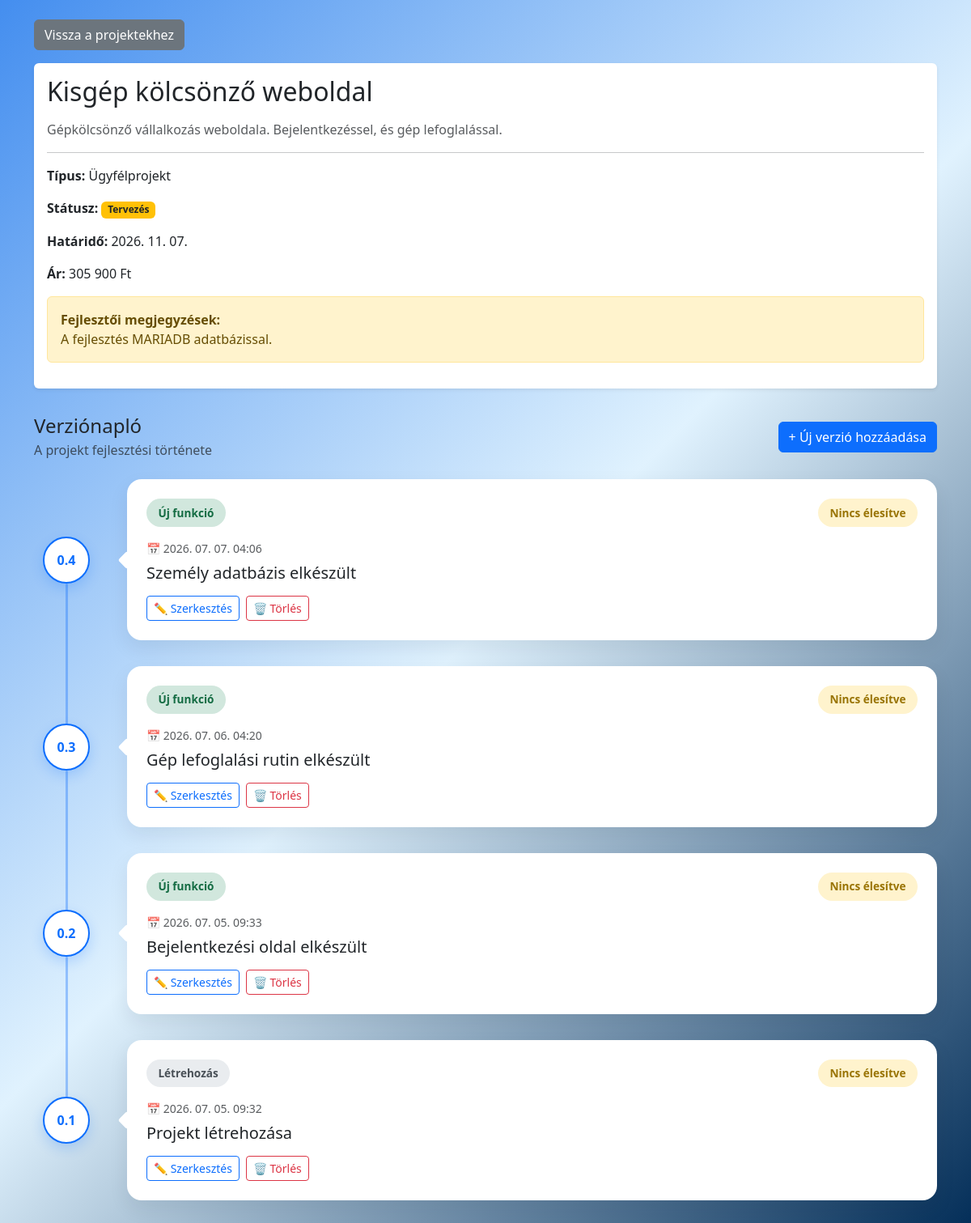
/public/index.php?action=show&id=8 (signed in), run on the app's committed database.
### tables this page shows
CREATE TABLE `projects` (
  `id` int(11) NOT NULL,
  `title` varchar(255) NOT NULL,
  `description` text DEFAULT NULL,
  `type` enum('personal','client') NOT NULL DEFAULT 'personal',
  `status` enum('planning','active','completed','cancelled') NOT NULL DEFAULT 'planning',
  `price` int(11) DEFAULT NULL,
  `deadline` date DEFAULT NULL,
  `github_url` varchar(255) DEFAULT NULL,
  `live_url` varchar(255) DEFAULT NULL,
  `notes` text DEFAULT NULL,
  `created_at` timestamp NOT NULL DEFAULT current_timestamp()
);

CREATE TABLE `project_versions` (
  `id` int(11) NOT NULL,
  `project_id` int(11) NOT NULL,
  `version_number` varchar(50) NOT NULL,
  `change_type` varchar(100) DEFAULT NULL,
  `description` text DEFAULT NULL,
  `deployed` tinyint(1) DEFAULT 0,
  `created_at` timestamp NOT NULL DEFAULT current_timestamp()
);

### controllers/ProjectController.php (called while the page is built, shortened)
<?php
require_once __DIR__ . "/../models/Project.php";
require_once __DIR__ . "/../models/ProjectVersion.php";
class ProjectController
{
    private Project $projectModel;
    private ProjectVersion $versionModel;
    public function __construct(PDO $pdo)
    {
        $this->projectModel = new Project($pdo);
        $this->versionModel = new ProjectVersion($pdo);
    }
    public function show(): void
    {
        $id = (int) ($_GET["id"] ?? 0);
        $project = $this->projectModel->getById($id);
        $versions = $this->versionModel->getByProjectId($id);
        require_once __DIR__ . "/../views/projects/show.php";
    }
}

### models/Project.php (called while the page is built, shortened)
<?php
class Project
{
    private PDO $pdo;
    public function __construct(PDO $pdo)
    {
        $this->pdo = $pdo;
    }
    public function getById(int $id): array|false
    {
        $sql = "SELECT *
        FROM projects
        WHERE id = :id";
        $stmt = $this->pdo->prepare($sql);
        $stmt->execute([
            "id" => $id
        ]);
        return $stmt->fetch(PDO::FETCH_ASSOC);
    }
}

### models/ProjectVersion.php (called while the page is built, shortened)
<?php
class ProjectVersion
{
    private PDO $pdo;
    public function __construct(PDO $pdo)
    {
        $this->pdo = $pdo;
    }
    public function getByProjectId(int $projectId): array
    {
        $sql = "SELECT *
            FROM project_versions
            WHERE project_id = :project_id
            ORDER BY
                CAST(SUBSTRING_INDEX(version_number, '.', 1) AS UNSIGNED) DESC,
                CAST(SUBSTRING_INDEX(version_number, '.', -1) AS UNSIGNED) DESC";
        $stmt = $this->pdo->prepare($sql);
        $stmt->execute([
            "project_id" => $projectId
        ]);
        return $stmt->fetchAll(PDO::FETCH_ASSOC);
    }
}

### views/projects/show.php (the view, shortened to what this page needs)
<!DOCTYPE html>
<html lang="hu">
<head>
    <link
        href="https://cdn.jsdelivr.net/npm/bootstrap@5.3.3/dist/css/bootstrap.min.css"
        rel="stylesheet">
    <link
        rel="stylesheet"
        href="/ProjectBoard/public/css/style.css?v=1.0">
</head>
<body class="bg-light text-dark">
    <div class="container py-4">
        <a href="index.php" class="btn btn-secondary mb-3">
            Vissza a projektekhez
        </a>
        <div class="card border-0 shadow-sm mb-4">
            <div class="card-body">
                <h1 class="h2 mb-3">
                    <?= htmlspecialchars($project["title"]) ?>
                </h1>
                <p class="text-muted">
                    <?= htmlspecialchars($project["description"]) ?>
                </p>
                <hr>
                <p>
                    <strong>Típus:</strong>
                    <?= $project["type"] === "personal" ? "Saját projekt" : "Ügyfélprojekt" ?>
                </p>
                <?php
                $statusText = match ($project["status"]) {
                    "planning" => "Tervezés",
                    "active" => "Aktív",
                    "completed" => "Kész",
                    "cancelled" => "Törölve",
                    default => $project["status"]
                };
                $statusClass = match ($project["status"]) {
                    "planning" => "bg-warning text-dark",
                    "active" => "bg-primary",
                    "completed" => "bg-success",
                    "cancelled" => "bg-danger",
                    default => "bg-secondary"
                };
                ?>
                <p>
                    <strong>Státusz:</strong>
                    <span class="badge <?= $statusClass ?>">
                        <?= htmlspecialchars($statusText) ?>
                    </span>
                </p>
                <?php if (!empty($project["deadline"])): ?>
                    <p>
                        <strong>Határidő:</strong>
                        <?= date("Y. m. d.", strtotime($project["deadline"])) ?>
                    </p>
                <?php endif; ?>
                <?php if (!empty($project["price"])): ?>
                    <p>
                        <strong>Ár:</strong>
                        <?= number_format((float) $project["price"], 0, ",", " ") ?> Ft
                    </p>
                <?php endif; ?>
                <?php if (!empty($project["notes"])): ?>
                    <div class="alert alert-warning">
                        <strong>Fejlesztői megjegyzések:</strong><br>
                        <?= nl2br(htmlspecialchars($project["notes"])) ?>
                    </div>
                <?php endif; ?>
            </div>
        </div>
        <div class="version-header">
            <div>
                <h2 class="h4 mb-1">
                    Verziónapló
                </h2>
                <p class="text-muted mb-0">
                    A projekt fejlesztési története
                </p>
            </div>
            <a
                href="index.php?action=createVersion&project_id=<?= $project["id"] ?>"
                class="btn btn-primary">
                + Új verzió hozzáadása
            </a>
        </div>
        <div class="version-list">
            <?php foreach ($versions as $version): ?>
                <?php
                $typeClass = match ($version["change_type"]) {
                    "feature" => "version-type-feature",
                    "bugfix" => "version-type-bugfix",
                    "design" => "version-type-design",
                    "content" => "version-type-content",
                    "release" => "version-type-release",
                    default => "version-type-default"
                };
                $typeText = match ($version["change_type"]) {
                    "feature" => "Új funkció",
                    "bugfix" => "Hibajavítás",
                    "design" => "Design",
                    "content" => "Tartalom",
                    "release" => "Kiadás",
                    default => $version["change_type"]
                };
                ?>
                <div class="version-row">
                    <div class="version-left">
                        <div class="version-number">
                            <?= htmlspecialchars($version["version_number"]) ?>
                        </div>
                    </div>
                    <div class="version-content">
                        <div class="version-card">
                            <div class="version-card-top">
                                <span class="version-type <?= $typeClass ?>">
                                    <?= htmlspecialchars($typeText) ?>
                                </span>
                                <span class="version-deployed <?= $version["deployed"] ? "is-deployed" : "not-deployed" ?>">
                                    <?= $version["deployed"] ? "Élesítve" : "Nincs élesítve" ?>
                                </span>
                            </div>
                            <p class="text-muted small mb-2">
                                📅
                                <?= date("Y. m. d. H:i", strtotime($version["created_at"])) ?>
                            </p>
                            <h5 class="mb-3">
                                <?= htmlspecialchars($version["description"]) ?>
                            </h5>
                            <div class="version-actions mt-3">
                                <button
                                    class="btn btn-sm btn-outline-primary"
                                    type="button"
                                    data-bs-toggle="collapse"
                                    data-bs-target="#versionEdit<?= $version["id"] ?>">
                                    ✏️ Szerkesztés
                                </button>
                                <form
                                    method="POST"
                                    action="index.php?action=deleteVersion"
                                    class="d-inline"
                                    onsubmit="return confirm('Biztosan törölni szeretnéd ezt a verziót?');">
                                    <button
                                        type="submit"
                                        class="btn btn-sm btn-outline-danger">
                                        🗑️ Törlés
                                    </button>
                                </form>
                            </div>
                        </div>
                    </div>
                </div>
            <?php endforeach; ?>
        </div>
    </div>
</body>
</html>

### public/css/style.css (style rules this page uses)
html, body { min-height: 100vh; }
body { background: linear-gradient( 135deg, #448eef 0%, #e0f2fe 50%, #002b56 100% ) !important; }
.card { background-color: #ffffff; box-shadow: 0 2px 8px rgba(0, 0, 0, 0.08); }
.version-header { display: flex; justify-content: space-between; align-items: center; gap: 1rem; margin: 2rem 0 1.5rem; }
.version-list { margin-top: 1rem; }
.version-row { position: relative; padding-left: 115px; margin-bottom: 2rem; }
.version-left { position: absolute; left: 0; top: 50%; width: 80px; transform: translateY(-50%); display: flex; justify-content: center; align-items: center; }
.version-left::after { content: ""; position: absolute; top: 58px; height: calc(100% + 120px); width: 3px; background: #0d6efd; opacity: 0.35; border-radius: 999px; }
.version-row:last-child .version-left::after { display: none; }
.version-number { width: 58px; height: 58px; border: 2px solid #0d6efd; border-radius: 50%; background: #ffffff; color: #0d6efd; display: flex; align-items: center; justify-content: center; font-weight: 700; box-shadow: 0 6px 16px rgba(13, 110, 253, 0.2); z-index: 2; }
.version-content { min-width: 0; }
.version-card { position: relative; background: #ffffff; border-radius: 18px; padding: 1.5rem; box-shadow: 0 10px 24px rgba(15, 23, 42, 0.08); transition: 0.25s ease; }
.version-card::before { content: ""; position: absolute; left: -8px; top: 50%; width: 16px; height: 16px; background: #ffffff; transform: translateY(-50%) rotate(45deg); border-radius: 3px; }
.version-card-top { display: flex; justify-content: space-between; align-items: center; gap: 1rem; margin-bottom: 1rem; }
.version-type, .version-deployed { display: inline-flex; align-items: center; border-radius: 999px; padding: 0.45rem 0.9rem; font-size: 0.85rem; font-weight: 700; white-space: nowrap; }
.version-type-feature { background: #d1e7dd; color: #146c43; }
.version-type-default { background: #e9ecef; color: #495057; }
.version-deployed.not-deployed { background: #fff3cd; color: #997404; }
.version-actions { display: flex; align-items: center; gap: 0.5rem; margin-top: 1rem; }

### data on the page
projects: title "Kisgép kölcsönző weboldal", description "Gépkölcsönző vállalkozás weboldala. Bejelentkezéssel, és gép lefoglalással.", status "Tervezés", deadline "2026. 11. 07.", price "305 900", notes "A fejlesztés MARIADB adatbázissal."
project_versions: version_number "0.4", change_type "Új funkció", deployed "Nincs élesítve", created_at "2026. 07. 07. 04:06", description "Személy adatbázis elkészült"
project_versions: version_number "0.3", change_type "Új funkció", deployed "Nincs élesítve", created_at "2026. 07. 06. 04:20", description "Gép lefoglalási rutin elkészült"
project_versions: version_number "0.2", change_type "Új funkció", deployed "Nincs élesítve", created_at "2026. 07. 05. 09:33", description "Bejelentkezési oldal elkészült"
project_versions: version_number "0.1", change_type "Létrehozás", deployed "Nincs élesítve", created_at "2026. 07. 05. 09:32", description "Projekt létrehozása"
